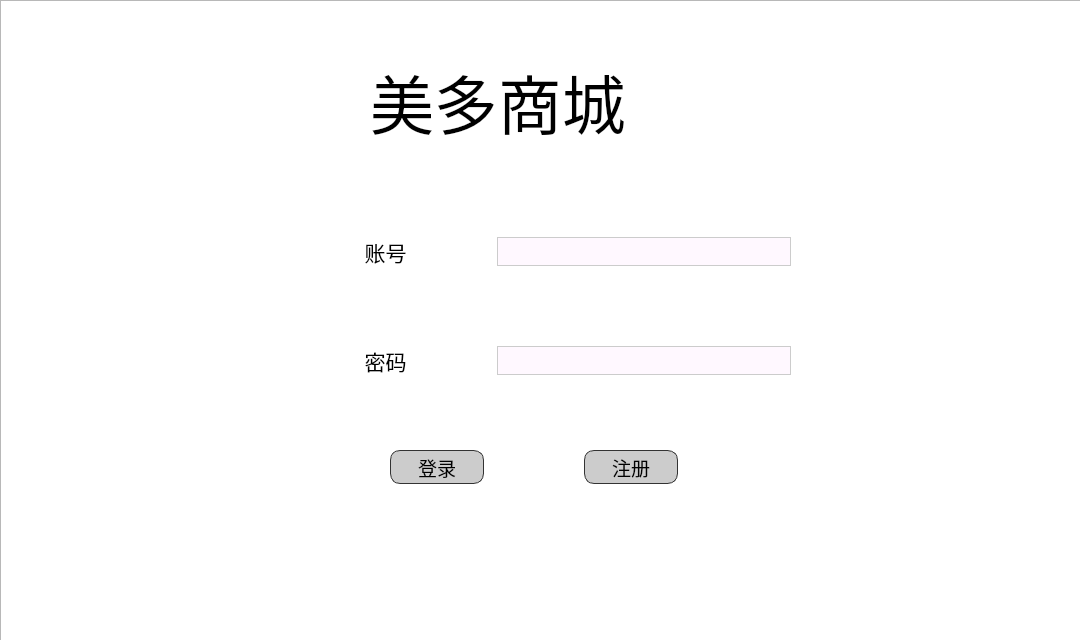
<?xml version="1.0" encoding="UTF-8"?>
<ui version="4.0">
 <class>MainWindow</class>
 <widget class="QMainWindow" name="MainWindow">
  <property name="geometry">
   <rect>
    <x>0</x>
    <y>0</y>
    <width>1080</width>
    <height>640</height>
   </rect>
  </property>
  <property name="font">
   <font>
    <family>楷体</family>
   </font>
  </property>
  <property name="windowTitle">
   <string>美多商城</string>
  </property>
  <property name="styleSheet">
   <string notr="true">QPushButton {
    border: 1px solid #333333;
	border-radius:10px;
	background: #ccc;
    padding: 4px;
    min-width: 65px;
    min-height: 12px;
}

QPushButton:hover {
    background-color: #FFFFFF;
    border-color: #444444;
}
</string>
  </property>
  <widget class="QWidget" name="centralwidget">
   <widget class="QLabel" name="title">
    <property name="geometry">
     <rect>
      <x>370</x>
      <y>40</y>
      <width>341</width>
      <height>121</height>
     </rect>
    </property>
    <property name="font">
     <font>
      <family>汉仪许静行楷W</family>
      <pointsize>48</pointsize>
     </font>
    </property>
    <property name="text">
     <string>美多商城</string>
    </property>
   </widget>
   <widget class="QWidget" name="gridLayoutWidget">
    <property name="geometry">
     <rect>
      <x>280</x>
      <y>194</y>
      <width>511</width>
      <height>225</height>
     </rect>
    </property>
    <layout class="QGridLayout" name="gridLayout">
     <item row="1" column="0">
      <widget class="QLabel" name="password">
       <property name="enabled">
        <bool>true</bool>
       </property>
       <property name="minimumSize">
        <size>
         <width>211</width>
         <height>91</height>
        </size>
       </property>
       <property name="font">
        <font>
         <pointsize>16</pointsize>
        </font>
       </property>
       <property name="text">
        <string>密码</string>
       </property>
       <property name="textFormat">
        <enum>Qt::AutoText</enum>
       </property>
       <property name="scaledContents">
        <bool>false</bool>
       </property>
       <property name="alignment">
        <set>Qt::AlignCenter</set>
       </property>
       <property name="margin">
        <number>0</number>
       </property>
      </widget>
     </item>
     <item row="0" column="1">
      <widget class="QLineEdit" name="user">
       <property name="enabled">
        <bool>true</bool>
       </property>
       <property name="font">
        <font>
         <pointsize>16</pointsize>
        </font>
       </property>
       <property name="styleSheet">
        <string notr="true">.QLineEdit{ 
background-color: rgba(255,240,255,120); 
border:1px solid #ccc;
}
.QLineEdit:focus{background-color: rgb(255,255,255)}</string>
       </property>
      </widget>
     </item>
     <item row="0" column="0">
      <widget class="QLabel" name="username">
       <property name="enabled">
        <bool>true</bool>
       </property>
       <property name="minimumSize">
        <size>
         <width>211</width>
         <height>91</height>
        </size>
       </property>
       <property name="font">
        <font>
         <family>楷体</family>
         <pointsize>16</pointsize>
        </font>
       </property>
       <property name="text">
        <string>账号</string>
       </property>
       <property name="textFormat">
        <enum>Qt::AutoText</enum>
       </property>
       <property name="scaledContents">
        <bool>false</bool>
       </property>
       <property name="alignment">
        <set>Qt::AlignCenter</set>
       </property>
       <property name="margin">
        <number>0</number>
       </property>
      </widget>
     </item>
     <item row="1" column="1">
      <widget class="QLineEdit" name="pass">
       <property name="enabled">
        <bool>true</bool>
       </property>
       <property name="font">
        <font>
         <pointsize>16</pointsize>
        </font>
       </property>
       <property name="styleSheet">
        <string notr="true">.QLineEdit{ 
background-color: rgba(255,240,255,120); 
border:1px solid #ccc;
}
.QLineEdit:focus{background-color: rgb(255,255,255)}</string>
       </property>
       <property name="echoMode">
        <enum>QLineEdit::Password</enum>
       </property>
      </widget>
     </item>
    </layout>
   </widget>
   <widget class="QWidget" name="layoutWidget">
    <property name="geometry">
     <rect>
      <x>390</x>
      <y>450</y>
      <width>288</width>
      <height>34</height>
     </rect>
    </property>
    <layout class="QHBoxLayout" name="horizontalLayout">
     <property name="spacing">
      <number>100</number>
     </property>
     <item>
      <widget class="QPushButton" name="login">
       <property name="enabled">
        <bool>true</bool>
       </property>
       <property name="font">
        <font>
         <family>宋体</family>
         <pointsize>14</pointsize>
        </font>
       </property>
       <property name="text">
        <string>登录</string>
       </property>
      </widget>
     </item>
     <item>
      <widget class="QPushButton" name="toRegister">
       <property name="enabled">
        <bool>true</bool>
       </property>
       <property name="font">
        <font>
         <family>宋体</family>
         <pointsize>14</pointsize>
        </font>
       </property>
       <property name="text">
        <string>注册</string>
       </property>
      </widget>
     </item>
    </layout>
   </widget>
   <widget class="QListView" name="listView">
    <property name="geometry">
     <rect>
      <x>0</x>
      <y>0</y>
      <width>1081</width>
      <height>641</height>
     </rect>
    </property>
    <property name="styleSheet">
     <string notr="true">background-image: url(:/image/back.jpg);</string>
    </property>
   </widget>
   <zorder>listView</zorder>
   <zorder>title</zorder>
   <zorder>gridLayoutWidget</zorder>
   <zorder>layoutWidget</zorder>
  </widget>
 </widget>
 <resources/>
 <connections/>
</ui>
